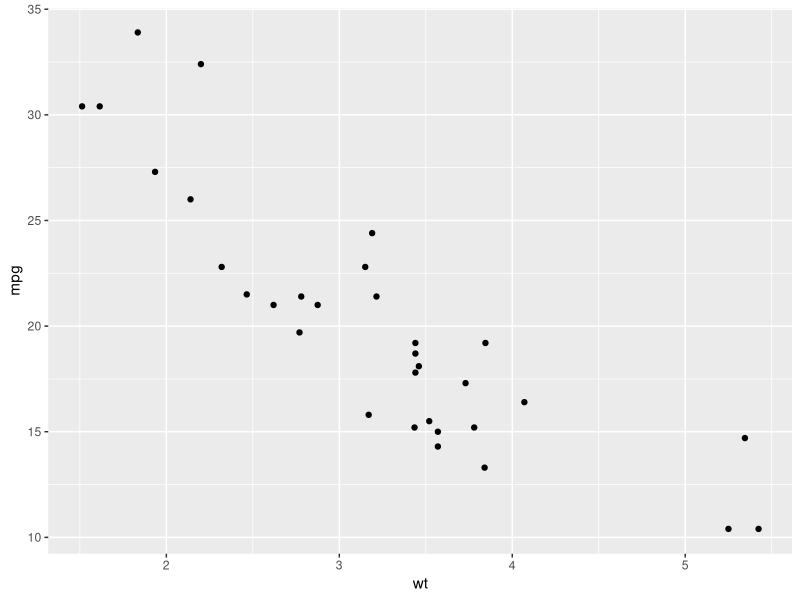
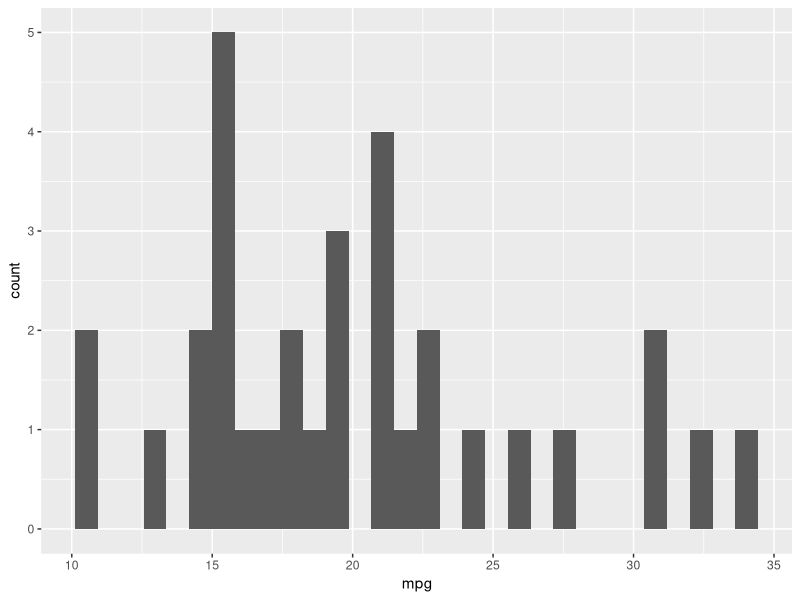
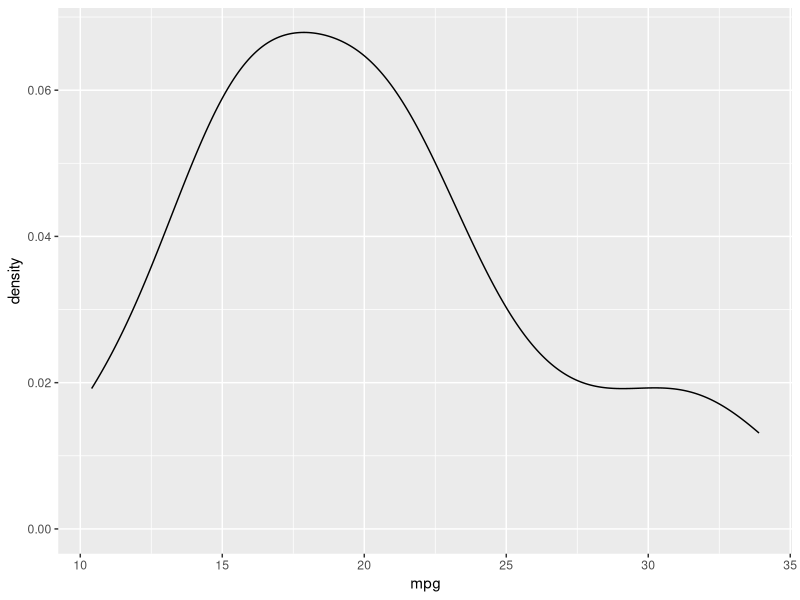
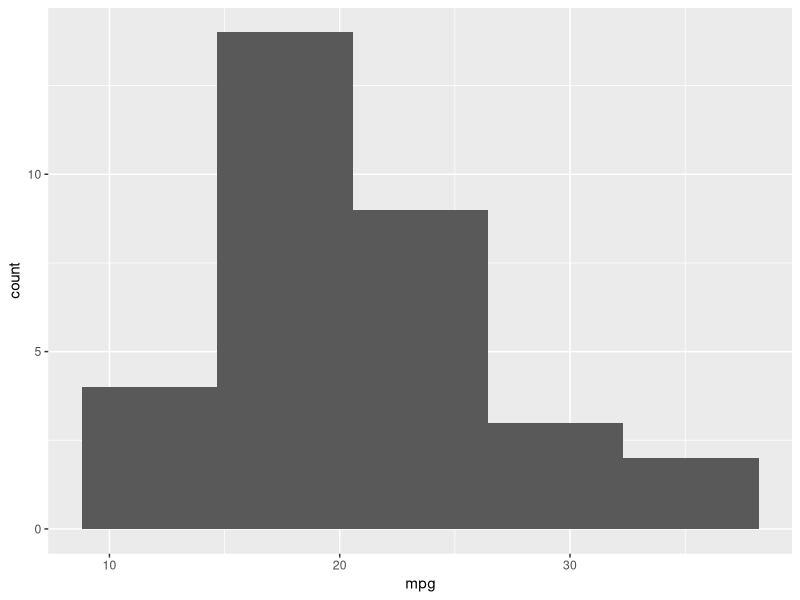
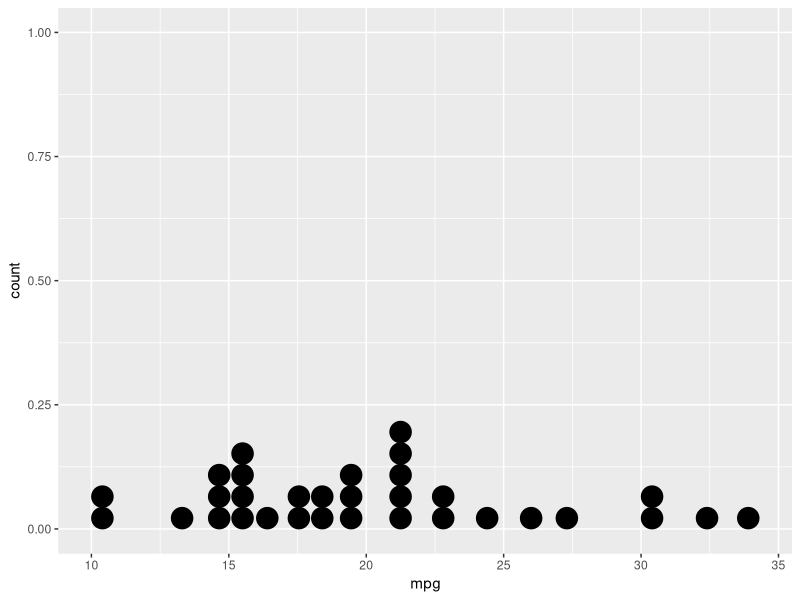
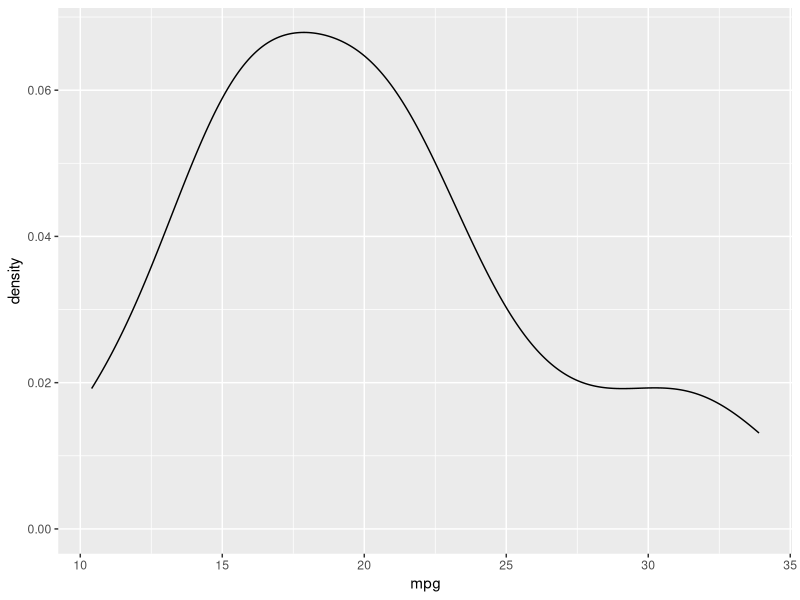

Generate these figures, in order, with R: (Note: this script raises an error after producing the figures.)
install.packages(patchwork)
library(tidyverse)
library(patchwork)
library(lubridate)

ggplot(data = mtcars, mapping = aes(x = wt, y =mpg)) + geom_point()

d <- "2022-10-01"
d <- as.Date(d)

## create dataframe
df <- tribble(
  ~id, ~date,
  1, "2022/09/09",
  2, "2021/05/31",
  3, "2020/01/01"
)


## ggplot => 2D grammar of graphic
## data mapping geom

ggplot(data = mtcars,
       mapping = aes(x = mpg)) +
  geom_histogram()

ggplot(data = mtcars,
       mapping = aes(x = mpg)) +
  geom_density()

base <- ggplot(data = mtcars,
               mapping = aes(x = mpg))
base + geom_histogram(bins = 5)
base + geom_dotplot()
base + geom_density()

ggplot(data = mtcars, mapping = ) + geom_boxplot()

m <- mtcars %>%
  tibble() %>%
  mutate(am = factor(if_else(am==0, "Auto", "Manual")))

ggplot(m, aes(am)) +
  geom_bar()

m %>%
  count(am) %>%
  mutate(pct = n/sum(n))

## EDA => Exploratory Data Analysis
### 1. numericaal vs 2. visualization

## Two variables
## scatter plot

ggplot(m, aes(wt, mpg)) +
  geom_smooth(method = "lm")

## change setting in ggplot  
ggplot(m, aes(wt, mpg)) +
  geom_point(color = "red",
             size = 5,
             alpha = 0.8,
             shape = "+") +
  geom_smooth(method = "lm", 
              color = "black", 
              fill = "gold",
              se = F) +
  geom_rug()

## setting vs mapping

ggplot(m, aes(wt, mpg)) +
  geom_point(size=5, 
             alpha=0.7, 
             aes(color = cyl))

m <- m %>%
  mutate(cyl = factor(cyl))


## prep data
m %>%
  select(wt, mpg, hp) %>%
  mutate(hp_segment = case_when(
    hp < 100 ~ "low",
    hp < 200 ~ "medium",
    TRUE ~ "high"
  )) %>%
  mutate(hp_segment = factor(hp_segment,
                             labels = c("low","medium","high"),
                             levels = c("low","medium","high"),
                             ordered = TRUE)) %>%
  ggplot( aes(wt, mpg, color=hp_segment)) +
    geom_point(size=4, alpha=0.8) +
    scale_color_manual(
      values =c("red",
                "gold",
                "blue")
    )

ggplot(m, aes(wt, mpg, 
              color=am)) +
  geom_point()

ggplot(m, aes(x=am, y=mpg)) +
  geom_boxplot()

ggplot(m, aes(x=am, y=mpg)) +
  geom_violin() +
  geom_jitter(height = 0.05)

## base layer

ggplot(diamonds, aes(cut,
                     fill=color)) +
  geom_bar() +
  theme_minimal()

set.seed(42)
ggplot(sample_n(diamonds, 1000),
       aes(carat, price, color=cut)) +
  geom_point(alpha=0.05) +
  geom_smooth(method = "lm", se=F) +
  labs(
    title = "Relationship between carat and price of African diamonds",
    x = "Carat",
    y = "Price (USD)",
    subtitle = "Using ggplot to create this virtualization",
    caption = "Source: ggplot package"
  ) +
  theme_minimal()

##facet
ggplot(sample_n(diamonds, 1000),
       aes(carat, price, color=cut)) +
  geom_point(alpha=0.05) +
  geom_smooth(method = "lm", se=F) +
  theme_minimal() +
  facet_wrap(~ cut, ncol=5)


diamonds %>%
  sample_n(1000) %>%
  ggplot( aes(carat, price)) +
  geom_point(alpha=0.4) +
  geom_smooth() +
  theme_minimal() +
  facet_grid(cut ~ color)

## color
colors()
ggplot(diamonds, aes(price)) +
  geom_histogram(fill = "#14e38d",
                 bins=100) +
  theme_minimal()

ggplot(sample_n(diamonds, 1000), aes(carat, price, color=cut)) +
  geom_point() +
  theme_minimal() +
  #scale_color_manual(values = c("red","green","blue","salmon","cadetblue"))
  scale_color_brewer(palette = 3, type = "qual")

## available themes that can be used for free
install.packages("ggthemes")
library(ggthemes)

ggplot(sample_n(diamonds, 1000), aes(carat, price, color=cut)) +
  geom_point() +
  theme_economist()

p1 <- ggplot(mtcars, aes(hp)) + geom_histogram(bins=10)
p2 <- ggplot(mtcars, aes(mpg)) + geom_density()
p3 <- ggplot(diamonds, aes(cut, fill=cut)) + geom_bar()

library(patchwork)
p1 / (p2 + p3)

## ggplot shortcut
## qplot()

ggplot(mtcars, aes(wt, hp)) +
  geom_point()
    
qplot(wt, hp, data=mtcars)
qplot(hp, data=mtcars, bins=10)
qplot(hp, data=mtcars, geom="density")
qplot(hp, data=mtcars, geom="boxplot")
qplot(factor(am), mpg, data=mtcars, geom="boxplot")

qplot(wt, hp, data=mtcars) +
  qplot(wt, hp, data=mtcars, geom="smooth")

